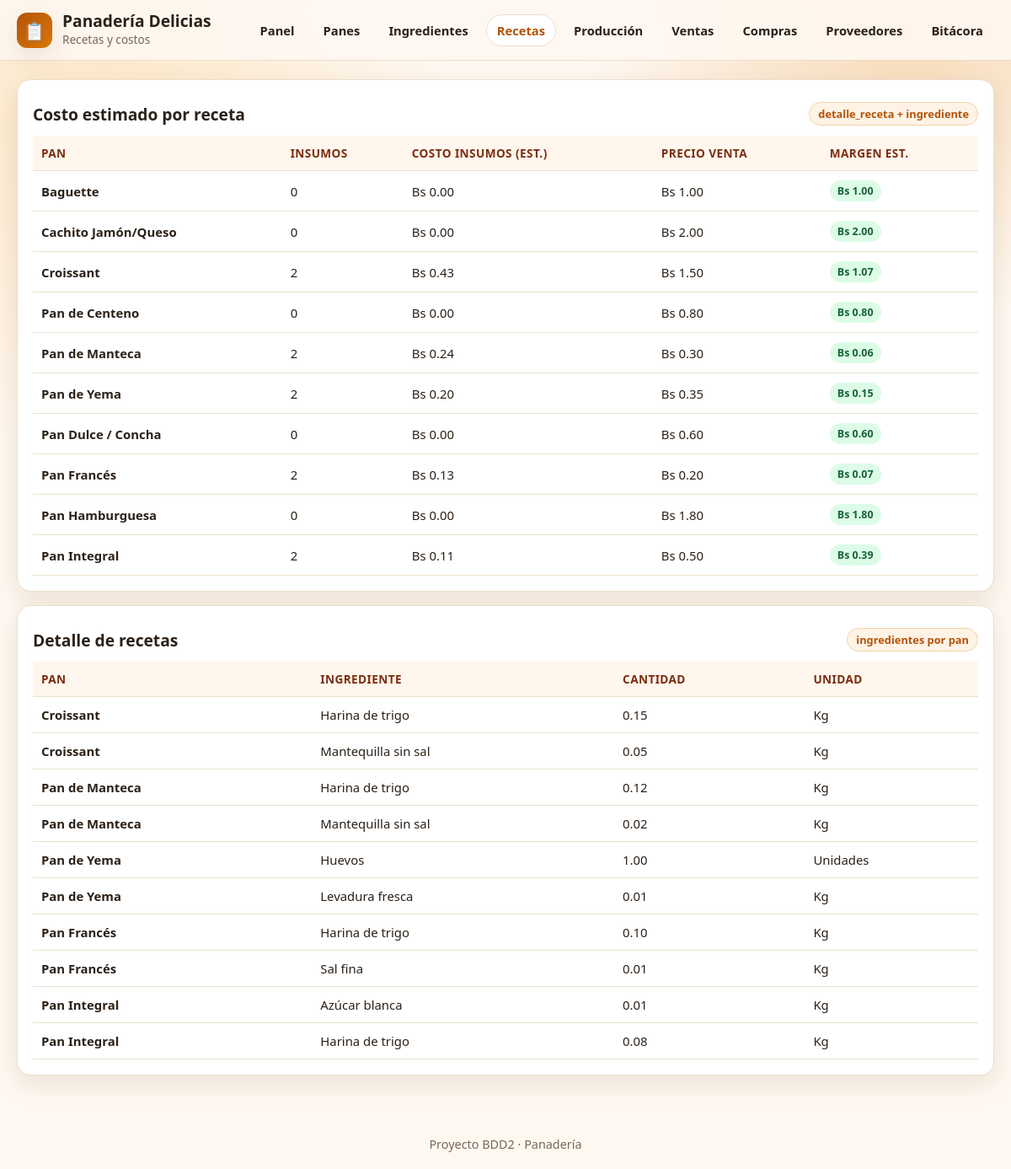
Screenshot of /recetas.php with the database file from the repository.
### tables this page shows
create table pan (
    id_pan int auto_increment primary key,
    nombre varchar(100) NOT NULL,
    descripcion varchar(100),
    precio_venta decimal(10,2) not null,
    stock int not null default 0,

    CHECK (precio_venta >= 0),
    CHECK (stock >= 0)
);

create table detalle_receta (
    id_detalle_receta int auto_increment primary key,
    id_pan int not null,
    id_ingrediente int not null,
    cantidad decimal(10,2) not null,

    CONSTRAINT fk_receta_pan
        FOREIGN KEY (id_pan) REFERENCES pan(id_pan),

    CONSTRAINT fk_receta_ingrediente
        FOREIGN KEY (id_ingrediente) REFERENCES ingrediente(id_ingrediente),

    CHECK (cantidad > 0)
);

create table ingrediente (
id_ingrediente int auto_increment primary key,
nombre varchar (100) not null,
unidad_medida varchar (50),
stock decimal(10,2),
precio_unitario decimal(10,2),
    CHECK (stock >= 0),
    CHECK (precio_unitario >= 0)
);

### conexion.php (called while the page is built, shortened)
<?php
function h($v) { return htmlspecialchars((string)$v, ENT_QUOTES, 'UTF-8'); }
function q($conexion, $sql) { return $conexion->query($sql); }

### recetas.php (the view, shortened to what this page needs)
<?php
require_once 'conexion.php';
$rows=q($conexion,"SELECT p.nombre pan, i.nombre ingrediente, i.unidad_medida, dr.cantidad
  FROM detalle_receta dr JOIN pan p ON dr.id_pan=p.id_pan JOIN ingrediente i ON dr.id_ingrediente=i.id_ingrediente
  ORDER BY p.nombre, i.nombre");
$resumen=q($conexion,"SELECT p.id_pan, p.nombre, p.precio_venta, COUNT(dr.id_detalle_receta) insumos,
  COALESCE(SUM(dr.cantidad*i.precio_unitario),0) costo_estimado
  FROM pan p LEFT JOIN detalle_receta dr ON p.id_pan=dr.id_pan LEFT JOIN ingrediente i ON dr.id_ingrediente=i.id_ingrediente
  GROUP BY p.id_pan ORDER BY p.nombre");
?>
<!DOCTYPE html><html lang="es"><head><meta charset="UTF-8"><meta name="viewport" content="width=device-width,initial-scale=1.0"><title>Recetas - Panadería</title></head><body>
<header><div class="topbar"><div class="brand"><div class="logo">📋</div><div><h1>Panadería Delicias</h1><span>Recetas y costos</span></div></div>
<nav><a href="index.php">Panel</a><a href="productos.php">Panes</a><a href="ingredientes.php">Ingredientes</a><a class="activo" href="recetas.php">Recetas</a><a href="produccion.php">Producción</a><a href="ventas.php">Ventas</a><a href="compras.php">Compras</a><a href="proveedores.php">Proveedores</a><a href="auditoria.php">Bitácora</a></nav></div></header>
<div class="contenedor">
  <div class="card" style="margin-bottom:16px">
    <div class="section-title"><h3>Costo estimado por receta</h3><span class="badge">detalle_receta + ingrediente</span></div>
    <table><thead><tr><th>Pan</th><th>Insumos</th><th>Costo insumos (est.)</th><th>Precio venta</th><th>Margen est.</th></tr></thead><tbody>
      <?php if($resumen&&$resumen->num_rows): while($r=$resumen->fetch_assoc()): $m=(float)$r['precio_venta']-(float)$r['costo_estimado']; ?>
      <tr><td><strong><?= h($r['nombre']) ?></strong></td><td><?= h($r['insumos']) ?></td><td>Bs <?= number_format((float)$r['costo_estimado'],2) ?></td><td>Bs <?= number_format((float)$r['precio_venta'],2) ?></td><td><span class="pill <?= $m>=0?'ok':'bad' ?>">Bs <?= number_format($m,2) ?></span></td></tr>
      <?php endwhile; else: ?><tr><td colspan="5" class="muted">Sin recetas.</td></tr><?php endif; ?>
    </tbody></table>
  </div>
  <div class="card">
    <div class="section-title"><h3>Detalle de recetas</h3><span class="badge">ingredientes por pan</span></div>
    <table><thead><tr><th>Pan</th><th>Ingrediente</th><th>Cantidad</th><th>Unidad</th></tr></thead><tbody>
      <?php if($rows&&$rows->num_rows): while($r=$rows->fetch_assoc()): ?>
      <tr><td><strong><?= h($r['pan']) ?></strong></td><td><?= h($r['ingrediente']) ?></td><td><?= number_format((float)$r['cantidad'],2) ?></td><td><?= h($r['unidad_medida']) ?></td></tr>
      <?php endwhile; else: ?><tr><td colspan="4" class="muted">No hay detalle de recetas.</td></tr><?php endif; ?>
    </tbody></table>
  </div>
</div>
<footer>Proyecto BDD2 · Panadería</footer></body></html>

### recetas.php (style rules this page uses)
:root { --bg: #fff8f1; --card: #ffffff; --ink: #2b2118; --muted: #7a6756; --brand: #b45309; --brand2: #d97706; --accent: #16a34a; --danger: #dc2626; --line: #eadfce; --shadow: 0 10px 30px rgba(92, 55, 20, .12); }
* { box-sizing: border-box; margin: 0; padding: 0; }
body { font-family: "Segoe UI", Tahoma, sans-serif; color: var(--ink); background: radial-gradient(circle at 10% 10%, #fde7c7 0, transparent 25%), radial-gradient(circle at 90% 0%, #f7d9b5 0, transparent 22%), var(--bg); min-height: 100vh; }
header { position: sticky; top: 0; z-index: 10; backdrop-filter: blur(8px); background: rgba(255, 248, 241, .9); border-bottom: 1px solid var(--line); }
.topbar { max-width: 1200px; margin: 0 auto; padding: 14px 20px; display: flex; align-items: center; justify-content: space-between; gap: 16px; flex-wrap: wrap; }
.brand { display: flex; align-items: center; gap: 12px; }
.logo { width: 42px; height: 42px; border-radius: 12px; background: linear-gradient(135deg, var(--brand), var(--brand2)); color: #fff; display: grid; place-items: center; font-size: 22px; box-shadow: var(--shadow); }
.brand h1 { font-size: 1.2rem; line-height: 1.1; }
.brand span { color: var(--muted); font-size: .85rem; }
nav { display: flex; flex-wrap: wrap; gap: 8px; }
nav a { text-decoration: none; color: var(--ink); padding: 8px 12px; border-radius: 999px; border: 1px solid transparent; font-weight: 600; font-size: .92rem; }
nav a:hover, nav a.activo { background: #fff; border-color: var(--line); color: var(--brand); }
.contenedor { max-width: 1200px; margin: 22px auto; padding: 0 20px 30px; }
.card { background: var(--card); border: 1px solid var(--line); border-radius: 16px; padding: 18px; box-shadow: var(--shadow); }
.section-title { display: flex; align-items: center; justify-content: space-between; margin: 8px 0 12px; gap: 10px; flex-wrap: wrap; }
.section-title h3 { font-size: 1.2rem; }
.badge { background: #fff3e6; color: var(--brand); border: 1px solid #f3d3a8; padding: 4px 10px; border-radius: 999px; font-size: .8rem; font-weight: 600; }
table { width: 100%; border-collapse: collapse; }
th, td { padding: 11px 10px; border-bottom: 1px solid var(--line); text-align: left; font-size: .93rem; }
th { background: #fff7ed; color: #7c2d12; font-size: .85rem; text-transform: uppercase; letter-spacing: .03em; }
.pill { padding: 4px 9px; border-radius: 999px; font-size: .78rem; font-weight: 700; display: inline-block; }
.ok { background: #dcfce7; color: #166534; }
footer { text-align: center; color: var(--muted); padding: 20px; font-size: .9rem; }

### rows the page displays
pan: nombre "Baguette", insumos "0", costo_estimado "0.00", precio_venta "1.00"
pan: nombre "Cachito Jamón/Queso", insumos "0", costo_estimado "0.00", precio_venta "2.00"
pan: nombre "Croissant", insumos "2", costo_estimado "0.43", precio_venta "1.50", m "1.07"
pan: nombre "Pan de Centeno", insumos "0", costo_estimado "0.00", precio_venta "0.80"
pan: nombre "Pan de Manteca", insumos "2", costo_estimado "0.24", precio_venta "0.30", m "0.06"
pan: nombre "Pan de Yema", insumos "2", costo_estimado "0.20", precio_venta "0.35", m "0.15"
pan: nombre "Pan Dulce / Concha", insumos "0", costo_estimado "0.00", precio_venta "0.60"
pan: nombre "Pan Francés", insumos "2", costo_estimado "0.13", precio_venta "0.20", m "0.07"
pan: nombre "Pan Hamburguesa", insumos "0", costo_estimado "0.00", precio_venta "1.80"
pan: nombre "Pan Integral", insumos "2", costo_estimado "0.11", precio_venta "0.50", m "0.39"
detalle_receta: id_pan.nombre "Croissant", id_ingrediente.nombre "Harina de trigo", cantidad "0.15", id_ingrediente.unidad_medida "Kg"
detalle_receta: id_pan.nombre "Croissant", id_ingrediente.nombre "Mantequilla sin sal", cantidad "0.05", id_ingrediente.unidad_medida "Kg"
detalle_receta: id_pan.nombre "Pan de Manteca", id_ingrediente.nombre "Harina de trigo", cantidad "0.12", id_ingrediente.unidad_medida "Kg"
detalle_receta: id_pan.nombre "Pan de Manteca", id_ingrediente.nombre "Mantequilla sin sal", cantidad "0.02", id_ingrediente.unidad_medida "Kg"
detalle_receta: id_pan.nombre "Pan de Yema", id_ingrediente.nombre "Huevos", cantidad "1.00", id_ingrediente.unidad_medida "Unidades"
detalle_receta: id_pan.nombre "Pan de Yema", id_ingrediente.nombre "Levadura fresca", cantidad "0.01", id_ingrediente.unidad_medida "Kg"
detalle_receta: id_pan.nombre "Pan Francés", id_ingrediente.nombre "Harina de trigo", cantidad "0.10", id_ingrediente.unidad_medida "Kg"
detalle_receta: id_pan.nombre "Pan Francés", id_ingrediente.nombre "Sal fina", cantidad "0.01", id_ingrediente.unidad_medida "Kg"
detalle_receta: id_pan.nombre "Pan Integral", id_ingrediente.nombre "Azúcar blanca", cantidad "0.01", id_ingrediente.unidad_medida "Kg"
detalle_receta: id_pan.nombre "Pan Integral", id_ingrediente.nombre "Harina de trigo", cantidad "0.08", id_ingrediente.unidad_medida "Kg"
